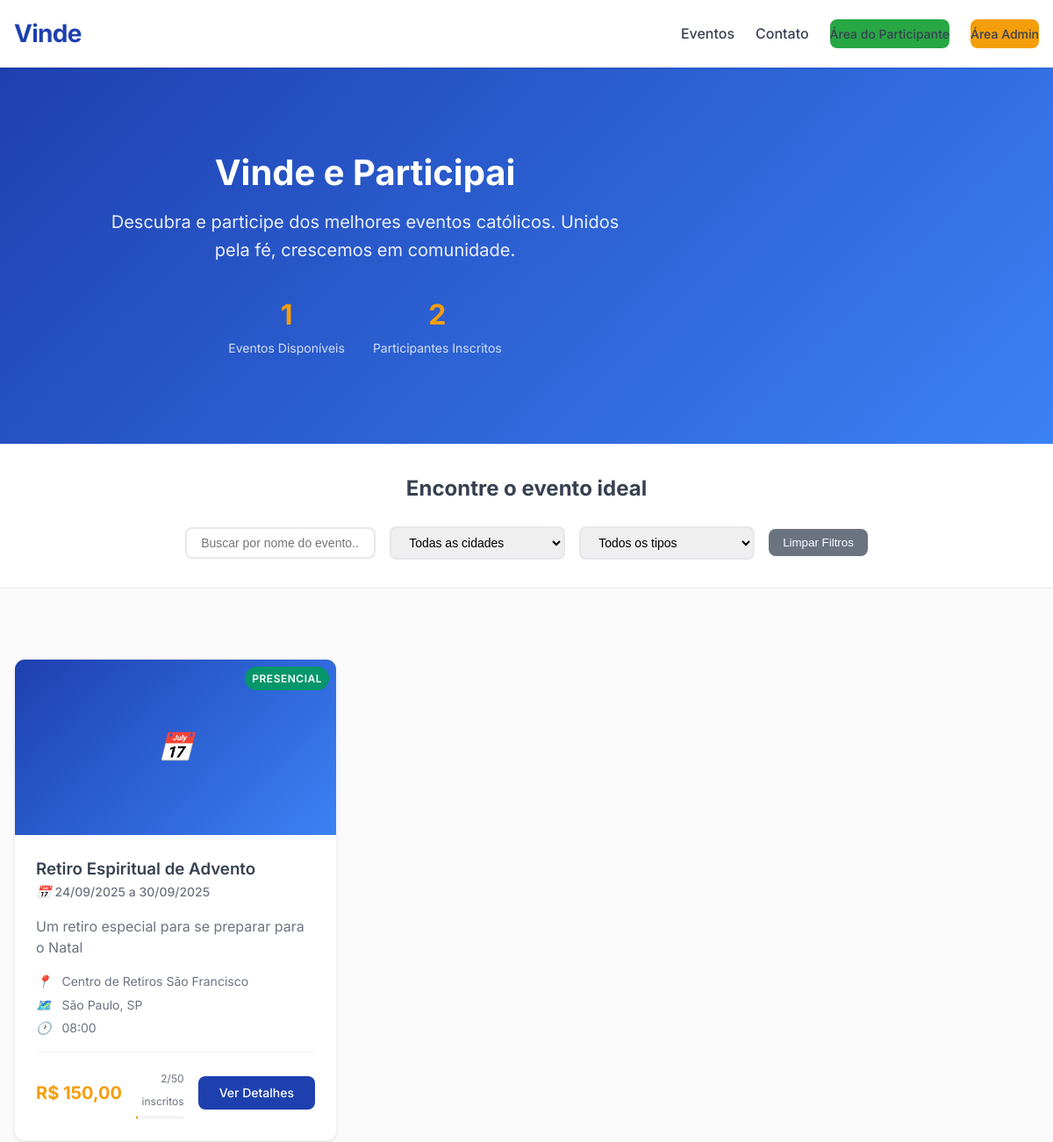
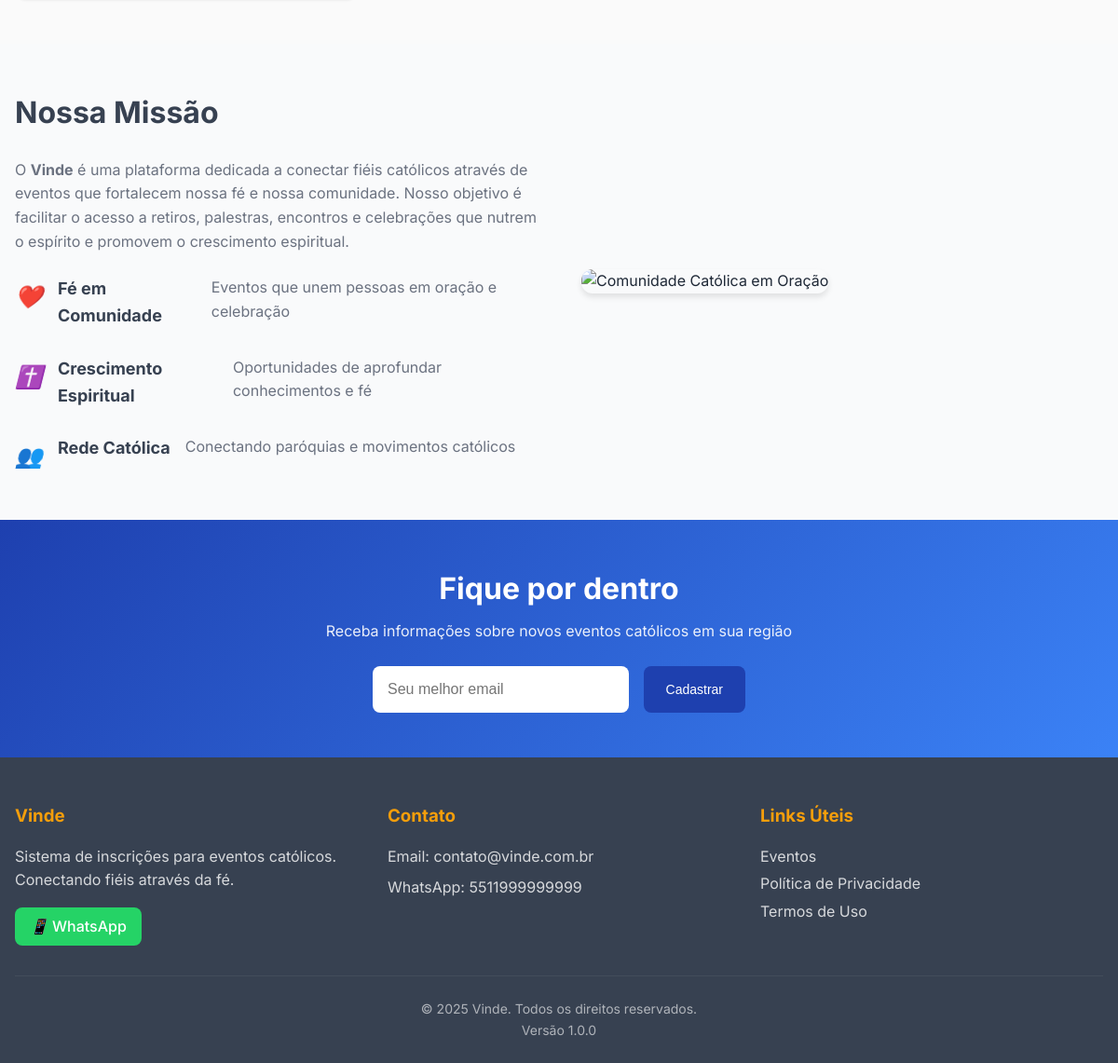
The page / on the database its author committed (2 pictures, top to bottom).
### tables this page shows
CREATE TABLE IF NOT EXISTS `eventos` (
  `id` int(11) NOT NULL AUTO_INCREMENT,
  `nome` varchar(200) NOT NULL,
  `slug` varchar(200) NOT NULL,
  `descricao` text DEFAULT NULL,
  `descricao_completa` text DEFAULT NULL,
  `data_inicio` date NOT NULL,
  `data_fim` date DEFAULT NULL,
  `horario_inicio` time DEFAULT NULL,
  `horario_fim` time DEFAULT NULL,
  `local` varchar(200) NOT NULL,
  `endereco` text DEFAULT NULL,
  `cidade` varchar(100) NOT NULL,
  `estado` varchar(2) DEFAULT 'SP',
  `valor` decimal(10,2) NOT NULL DEFAULT 0.00,
  `limite_participantes` int(11) NOT NULL DEFAULT 100,
  `tipo` enum('presencial','online','hibrido') DEFAULT 'presencial',
  `status` enum('ativo','inativo','finalizado','esgotado') DEFAULT 'ativo',
  `programacao` longtext DEFAULT NULL CHECK (json_valid(`programacao`)),
  `inclui` longtext DEFAULT NULL CHECK (json_valid(`inclui`)),
  `imagem` varchar(255) DEFAULT NULL,
  `criado_em` timestamp NOT NULL DEFAULT current_timestamp(),
  `atualizado_em` timestamp NOT NULL DEFAULT current_timestamp() ON UPDATE current_timestamp(),
  PRIMARY KEY (`id`),
  UNIQUE KEY `slug` (`slug`),
  KEY `idx_slug` (`slug`),
  KEY `idx_status` (`status`),
  KEY `idx_data_inicio` (`data_inicio`),
  KEY `idx_cidade` (`cidade`),
  KEY `idx_tipo` (`tipo`),
  KEY `idx_eventos_data_status` (`data_inicio`,`status`)
);

### includes/database.php (called while the page is built, shortened)
<?php
$pdo = null;
function conectar_banco() {
    global $pdo;
    if ($pdo !== null) {
        return $pdo;
    }
    try {
        $dsn = "mysql:host=" . DB_HOST . ";dbname=" . DB_NAME . ";charset=" . DB_CHARSET;
        $options = [
            PDO::ATTR_ERRMODE => PDO::ERRMODE_EXCEPTION,
            PDO::ATTR_DEFAULT_FETCH_MODE => PDO::FETCH_ASSOC,
            PDO::ATTR_EMULATE_PREPARES => false,
            PDO::ATTR_PERSISTENT => true,
            PDO::MYSQL_ATTR_INIT_COMMAND => "SET NAMES " . DB_CHARSET
        ];
        $pdo = new PDO($dsn, DB_USER, DB_PASS, $options);
        return $pdo;
    } catch(PDOException $e) {
        error_log("Erro de conexão com banco: " . $e->getMessage());
        if (defined('AMBIENTE') && AMBIENTE === 'desenvolvimento') {
            die("Erro de conexão: " . $e->getMessage());
        } else {
            die("Erro interno do servidor. Tente novamente mais tarde.");
        }
    }
}
function executar_consulta($sql, $params = []) {
    try {
        $pdo = conectar_banco();
        $stmt = $pdo->prepare($sql);
        $stmt->execute($params);
        return $stmt;
    } catch(PDOException $e) {
        error_log("Erro na consulta SQL: " . $e->getMessage() . " | SQL: " . $sql);
        throw new Exception("Erro na operação do banco de dados");
    }
}
function buscar_todos($sql, $params = []) {
    $stmt = executar_consulta($sql, $params);
    return $stmt->fetchAll();
}
?>

### includes/functions.php (called while the page is built, shortened)
<?php
function formatar_dinheiro($valor) {
    return 'R$ ' . number_format($valor, 2, ',', '.');
}
function formatar_data($data) {
    $timestamp = strtotime($data);
    return date('d/m/Y', $timestamp);
}
?>

### index.php (the view, shortened to what this page needs)
<?php
require_once 'includes/init.php';
$eventos = buscar_todos("
    SELECT e.*,
           COUNT(p.id) as total_inscritos,
           (e.limite_participantes - COUNT(p.id)) as vagas_restantes
    FROM eventos e
    LEFT JOIN participantes p ON e.id = p.evento_id AND p.status != 'cancelado'
    WHERE e.status = 'ativo'
    AND e.data_inicio >= CURDATE()
    GROUP BY e.id
    ORDER BY e.data_inicio ASC
");
?>
<main>
    <section class="hero">
        <div class="container">
            <div class="hero-content">
                <h1>Vinde e Participai</h1>
                <p>Descubra e participe dos melhores eventos católicos. Unidos pela fé, crescemos em comunidade.</p>
                <div class="hero-stats">
                    <div class="stat">
                        <span class="stat-number"><?= count($eventos) ?></span>
                        <span class="stat-label">Eventos Disponíveis</span>
                    </div>
                    <div class="stat">
                        <span class="stat-number"><?= array_sum(array_column($eventos, 'total_inscritos')) ?></span>
                        <span class="stat-label">Participantes Inscritos</span>
                    </div>
                </div>
            </div>
        </div>
    </section>
    <section class="filtros">
        <div class="container">
            <div class="filtros-content">
                <h2>Encontre o evento ideal</h2>
                <div class="filtros-form">
                    <input type="text" id="busca-evento" placeholder="Buscar por nome do evento..." class="input-busca">
                    <select id="filtro-cidade" class="select-filtro">
                        <option value="">Todas as cidades</option>
                    </select>
                    <select id="filtro-tipo" class="select-filtro">
                        <option value="">Todos os tipos</option>
                    </select>
                    <button id="limpar-filtros" class="btn-limpar">Limpar Filtros</button>
                </div>
            </div>
        </div>
    </section>
    <section class="eventos">
        <div class="container">
            <?php if (empty($eventos)): ?>
                <div class="eventos-vazio">
                    <div class="vazio-icon">📅</div>
                    <h3>Nenhum evento disponível</h3>
                    <p>Não há eventos programados no momento. Volte em breve para conferir nossas novidades!</p>
                </div>
            <?php else: ?>
                <div class="eventos-grid" id="eventos-lista">
                    <?php foreach ($eventos as $evento): ?>
                        <article class="evento-card"
                                 data-nome="<?= strtolower($evento['nome']) ?>"
                                 data-cidade="<?= $evento['cidade'] ?>"
                                 data-tipo="<?= $evento['tipo'] ?>">
                            <div class="card-imagem">
                                <?php if ($evento['imagem']): ?>
                                    <img src="<?= SITE_URL ?>/uploads/<?= $evento['imagem'] ?>"
                                         alt="<?= htmlspecialchars($evento['nome']) ?>"
                                         loading="lazy">
                                <?php else: ?>
                                    <div class="imagem-placeholder">
                                        <i class="icon-calendar"></i>
                                    </div>
                                <?php endif; ?>
                                <div class="card-badges">
                                    <span class="badge badge-<?= $evento['tipo'] ?>"><?= ucfirst($evento['tipo']) ?></span>
                                </div>
                            </div>
                            <div class="card-content">
                                <header class="card-header">
                                    <h3 class="evento-titulo">
                                        <a href="<?= SITE_URL ?>/evento/<?= $evento['id'] ?>">
                                            <?= htmlspecialchars($evento['nome']) ?>
                                        </a>
                                    </h3>
                                    <div class="evento-data">
                                        <i class="icon-calendar"></i>
                                        <?= formatar_data($evento['data_inicio']) ?>
                                        <?php if ($evento['data_fim'] && $evento['data_fim'] !== $evento['data_inicio']): ?>
                                            a <?= formatar_data($evento['data_fim']) ?>
                                        <?php endif; ?>
                                    </div>
                                </header>
                                <div class="card-body">
                                    <p class="evento-descricao">
                                        <?= substr(htmlspecialchars($evento['descricao']), 0, 120) ?>
                                    </p>
                                    <div class="evento-info">
                                        <div class="info-item">
                                            <i class="icon-location"></i>
                                            <span><?= htmlspecialchars($evento['local']) ?></span>
                                        </div>
                                        <div class="info-item">
                                            <i class="icon-map"></i>
                                            <span><?= htmlspecialchars($evento['cidade']) ?>, <?= $evento['estado'] ?></span>
                                        </div>
                                        <?php if ($evento['horario_inicio']): ?>
                                            <div class="info-item">
                                                <i class="icon-clock"></i>
                                                <span><?= date('H:i', strtotime($evento['horario_inicio'])) ?></span>
                                            </div>
                                        <?php endif; ?>
                                    </div>
                                </div>
                                <footer class="card-footer">
                                    <div class="evento-preco">
                                        <?php if ($evento['valor'] > 0): ?>
                                            <span class="preco"><?= formatar_dinheiro($evento['valor']) ?></span>
                                        <?php else: ?>
                                            <span class="preco-gratuito">Gratuito</span>
                                        <?php endif; ?>
                                    </div>
                                    <div class="evento-vagas">
                                        <small><?= $evento['total_inscritos'] ?>/<?= $evento['limite_participantes'] ?> inscritos</small>
                                        <div class="progresso-vagas">
                                            <div class="progresso-barra"
                                                 style="width: <?= min(100, ($evento['total_inscritos'] / $evento['limite_participantes']) * 100) ?>%"></div>
                                        </div>
                                    </div>
                                    <div class="card-actions">
                                        <?php if ($evento['vagas_restantes'] > 0): ?>
                                            <a href="<?= SITE_URL ?>/evento/<?= $evento['id'] ?>"
                                               class="btn btn-primary">
                                                Ver Detalhes
                                            </a>
                                        <?php else: ?>
                                            <button class="btn btn-secondary" disabled>
                                                Esgotado
                                            </button>
                                        <?php endif; ?>
                                    </div>
                                </footer>
                            </div>
                        </article>
                    <?php endforeach; ?>
                </div>
            <?php endif; ?>
        </div>
    </section>
    <section class="sobre">
        <div class="container">
            <div class="sobre-content">
                <div class="sobre-texto">
                    <h2>Nossa Missão</h2>
                    <p>O <strong>Vinde</strong> é uma plataforma dedicada a conectar fiéis católicos através de eventos que fortalecem nossa fé e nossa comunidade. Nosso objetivo é facilitar o acesso a retiros, palestras, encontros e celebrações que nutrem o espírito e promovem o crescimento espiritual.</p>
                    <div class="sobre-features">
                        <div class="feature">
                            <i class="icon-heart"></i>
                            <h3>Fé em Comunidade</h3>
                            <p>Eventos que unem pessoas em oração e celebração</p>
                        </div>
                        <div class="feature">
                            <i class="icon-cross"></i>
                            <h3>Crescimento Espiritual</h3>
                            <p>Oportunidades de aprofundar conhecimentos e fé</p>
                        </div>
                        <div class="feature">
                            <i class="icon-users"></i>
                            <h3>Rede Católica</h3>
                            <p>Conectando paróquias e movimentos católicos</p>
                        </div>
                    </div>
                </div>
                <div class="sobre-imagem">
                    <img src="<?= SITE_URL ?>/assets/images/sobre-nos.jpg"
                         alt="Comunidade Católica em Oração"
                         loading="lazy">
                </div>
            </div>
        </div>
    </section>
    <section class="newsletter">
        <div class="container">
            <div class="newsletter-content">
                <h2>Fique por dentro</h2>
                <p>Receba informações sobre novos eventos católicos em sua região</p>
                <form class="newsletter-form" id="form-newsletter">
                    <input type="email"
                           name="email"
                           placeholder="Seu melhor email"
                           required
                           class="newsletter-input">
                    <button type="submit" class="btn btn-primary">
                        Cadastrar
                    </button>
                </form>
            </div>
        </div>
    </section>
</main>

### rows shown on the page
eventos: tipo "PRESENCIAL", nome "Retiro Espiritual de Advento", data_inicio "24/09/2025", data_fim "30/09/2025", descricao "Um retiro especial para se preparar para o Natal", local "Centro de Retiros São Francisco", cidade "São Paulo", estado "SP", horario_inicio "08:00", valor "R$ 150,00", total_inscritos "2", limite_participantes "50"

### other values the page prints
count($eventos) "1"
array_sum(array_column($eventos, 'total_inscritos')) "2"
SITE_EMAIL "contato@vinde.com.br"
formatar_telefone($whatsapp) "5511999999999"
SISTEMA_VERSAO "1.0.0"
